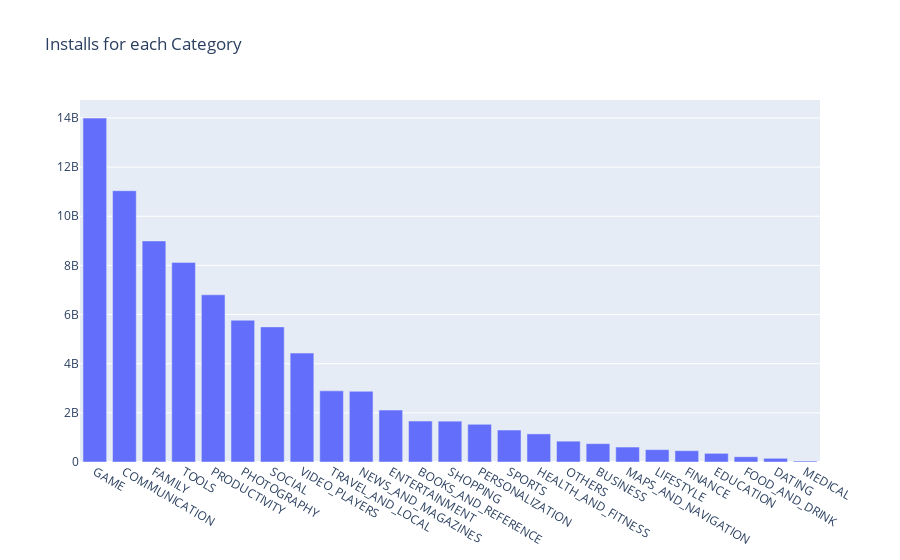

Source (notebook cell):
### Markdown cell above
Now we plot the whole 25 major app categories in order of downloads, to get a holistic picture of the dataset

### Code cell
df_for_category_plot = df[['category_clubbed', 'Installs']].groupby(['category_clubbed'], as_index=False).sum().sort_values(by = 'Installs', ascending = False)

trace1 = go.Bar(
    x=df_for_category_plot['category_clubbed'],  
    y=df_for_category_plot['Installs']
   
)
data =[trace1]
layout = go.Layout(title = "Installs for each Category")
fig = go.Figure(data = data, layout = layout)
fig.show()

### Figure 1 — Plotly figure (JSON) as saved in the notebook; plotly's stock layout.template omitted (floating-point values rounded to 4 significant figures)
{"data": [{"type": "bar", "x": ["GAME", "COMMUNICATION", "FAMILY", "TOOLS", "PRODUCTIVITY", "PHOTOGRAPHY", "SOCIAL", "VIDEO_PLAYERS", "TRAVEL_AND_LOCAL", "NEWS_AND_MAGAZINES", "ENTERTAINMENT", "BOOKS_AND_REFERENCE", "SHOPPING", "PERSONALIZATION", "SPORTS", "HEALTH_AND_FITNESS", "OTHERS", "BUSINESS", "MAPS_AND_NAVIGATION", "LIFESTYLE", "FINANCE", "EDUCATION", "FOOD_AND_DRINK", "DATING", "MEDICAL"], "y": [13993924415, 11039276251, 8995642505, 8122771915, 6803091369, 5769147655, 5497867902, 4432002720, 2894887146, 2879217760, 2113660000, 1665969576, 1661348785, 1532494782, 1301474498, 1144022512, 848450673, 747164865, 608281890, 503823539, 460348734, 352952000, 212798751, 150926107, 40304177]}], "layout": {"title": {"text": "Installs for each Category"}}}
